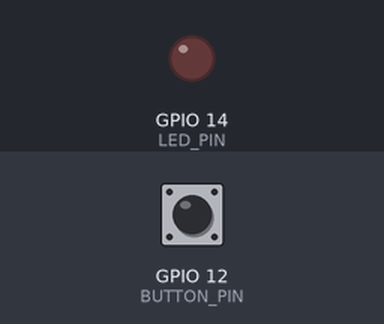
Bench run of a sketch on a simulated ESP32. Parts: output pins drawn as LEDs (lit = HIGH). The test bench sets the inputs (shaded band); at power-on: GPIO 12 (BUTTON_PIN) HIGH.

Above: at 1.2 s.
1.3 s: GPIO 12 (BUTTON_PIN) pulled LOW for 0.15 s
At 2.5 s:
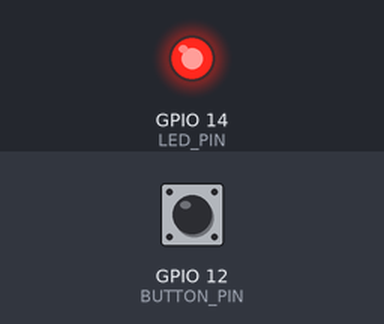
2.9 s: GPIO 12 (BUTTON_PIN) pulled LOW for 1 s
At 4.0 s:
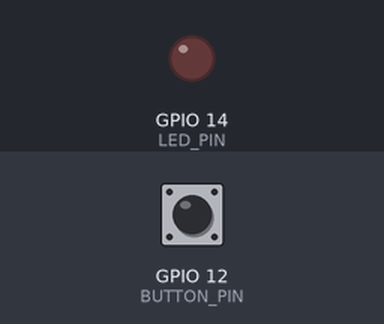
5.4 s: GPIO 12 (BUTTON_PIN) pulled LOW for 3.2 s
At 5.9 s:
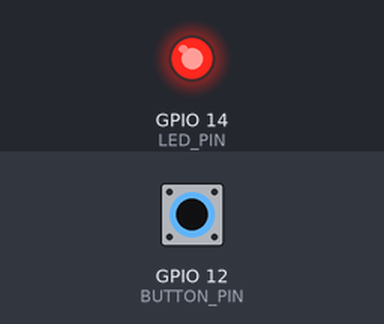
Timing chart, 0 to 8.4 s (numbered marks = the images above; inputs shaded):
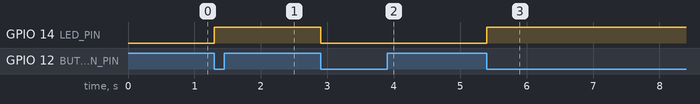

The sketch:

sketch.ino
```cpp
/**
 * @file   sketch.ino
 * @brief  Demonstrates button press detection with debounce and LED control on ESP32.
 *
 * This sketch uses an interrupt to detect button presses and toggles an LED state.
 * It includes a debounce mechanism to prevent false triggers from button bouncing.
 * The LED is turned on when the button is pressed and turned off when pressed again.
 * The button is connected to GPIO 12 and the LED to GPIO 14.
 * The button is configured with an internal pull-up resistor.
 *
 * @author AlanEGD
 * @date   2025-05-18
 */

#define LED_PIN 14
#define BUTTON_PIN 12

volatile bool buttonPressed = false;
unsigned long lastInterruptTime = 0;
const unsigned long DEBOUNCE_DELAY_MS = 200;

bool ledState = false;

void IRAM_ATTR buttonISR() {
  unsigned long currentTime = millis();

  if (currentTime - lastInterruptTime > DEBOUNCE_DELAY_MS) {
    buttonPressed = true;
    lastInterruptTime = currentTime;
  }
}

void setup() {
  Serial.begin(115200);

  pinMode(LED_PIN, OUTPUT);
  digitalWrite(LED_PIN, LOW);

  pinMode(BUTTON_PIN, INPUT_PULLUP);
  attachInterrupt(digitalPinToInterrupt(BUTTON_PIN), buttonISR, FALLING);
}

void loop() {
  if (buttonPressed) {
    buttonPressed = false;

    ledState = !ledState;
    digitalWrite(LED_PIN, ledState ? HIGH : LOW);
  }
}
```

Measured:
- after the input at 1.3 s, GPIO 14 (LED_PIN): LOW → HIGH at once
- after the input at 2.9 s, GPIO 14 (LED_PIN): HIGH → LOW at once
- after the input at 5.4 s, GPIO 14 (LED_PIN): LOW → HIGH at once
